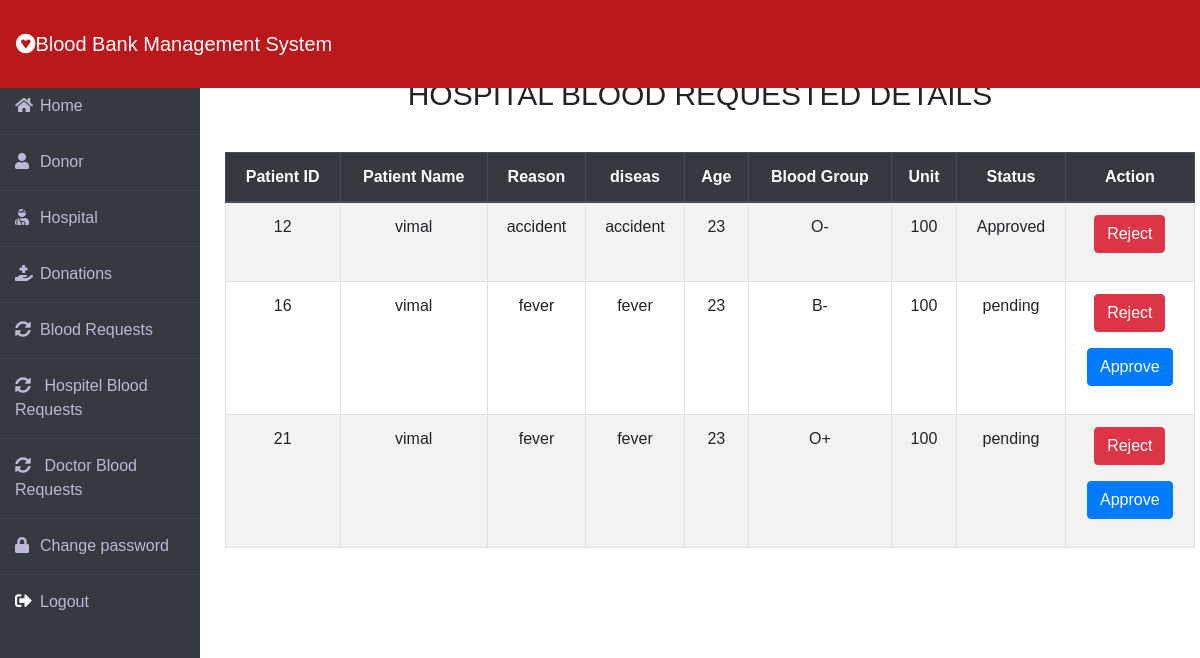
The page /Hospitalreqestdetails.php (signed in) on the database its author committed.
### tables this page shows
CREATE TABLE `patient` (
  `paitent_id` int(25) NOT NULL,
  `Hospital_id` int(100) NOT NULL,
  `paitent_name` varchar(50) NOT NULL,
  `paitent_reasion` varchar(50) NOT NULL,
  `paitent_diseas` varchar(50) NOT NULL,
  `paitent_age` int(50) NOT NULL,
  `paitent_blood` varchar(25) NOT NULL,
  `paitent_unit` varchar(25) NOT NULL,
  `status` int(11) NOT NULL
);

### Hospitalreqestdetails.php (the view, shortened to what this page needs)
<?php
include "Database.php";
?>
<!DOCTYPE html>
<html lang="en">
<head>
    <link rel="stylesheet" href="requestdetail.css">
    <link rel="stylesheet" href="https://cdn.jsdelivr.net/npm/bootstrap@4.6.2/dist/css/bootstrap.min.css"
>
    <link rel="stylesheet" href="https://cdn.jsdelivr.net/npm/bootstrap@4.6.2/dist/css/bootstrap.min.css"
>
    <link rel="stylesheet" href="https://cdnjs.cloudflare.com/ajax/libs/font-awesome/5.14.0/css/all.css">
</head>
<body>
        <?php
         include "Adminnavbar.php";
         ?>
    <br><br>
    <?php
         include "Adminsidenavbar.php";
         ?>
        <div class="main_content">
            <div class="container">
                <h4>HOSPITAL BLOOD REQUESTED DETAILS</h4>
                <table class="table-responsive-lg">
                    <table class=" table table-hover table-bordered table-striped table-hover text-center">
                        <thead class="thead-dark">
                            <th scope="col">Patient ID</th>
                            <th scope="col">Patient Name</th>
                            <th scope="col">Reason</th>
                            <th scope="col">diseas</th>
                            <th scope="col">Age</th>
                            <th scope="col">Blood Group</th>
                            <th scope="col">Unit</th>
                            <th scope="col">Status</th>
                            <th class="text-ceneter">Action</th>
                        </thead>
                        <tbody>
                        <?php
                            $sql = "SELECT * FROM `patient`";
                            $res = $conn->query($sql);
                            if($res->num_rows > 0)
                            {
                                foreach($res as $patient)
                                {
                                    ?>
                                    <tr>
                                         <td><?=   $patient['paitent_id'];?></td>
                                         <td><?=  $patient['paitent_name'];?></td>
                                         <td><?=  $patient['paitent_reasion'];?></td>
                                         <td><?= $patient['paitent_diseas'];?></td>
                                         <td><?= $patient['paitent_age'];?></td>
                                         <td><?=  $patient['paitent_blood'];?></td>
                                         <td><?=  $patient['paitent_unit'];?></td>
                                            <?php
                                            if( $patient['status']==1)
                                            {
                                                echo' <td>Approved</td>';
                                                echo'<td><p> <a class="btn btn-danger" href="Hdeactivate.php?paitent_id='.$patient['paitent_id'].'&status=0">Reject</a></p></td>';
                                            }
                                            elseif($patient['status']==0)
                                            {
                                                echo'<td>pending</td>';
                                                echo'<td><p> <a class="btn btn-danger" href="Hdeactivate.php?paitent_id='.$patient['paitent_id'].'&status=0">Reject</a></p>';
                                                echo'<p> <a class="btn btn-primary" href="Hactivate.php?paitent_id='.$patient['paitent_id'].'&status=1">Approve</a></p></td>';
                                            }
                                            elseif($patient['status']==2)
                                            {
                                                echo'<td>cancelled</td>
                                                <td> <p> <a class="btn btn-primary" href="Hactivate.php?paitent_id='.$patient['paitent_id'].'&status=2">Approve</a></p>
                                                </td>';
                                            }
                                            ?>
                                </tr>
                                <?php
                                }
                            }
                            else
                            {
                                echo"<h5 ><center>No Record Found <center></h5>";
                            }
                            ?>
                        </tbody>
                    </table>
            </div>
        </div>
</body>
</html>

### requestdetail.css (style rules this page uses)
* { margin: 0; padding: 0; box-sizing: border-box; list-style: none; text-decoration: none; font-family: 'Josefin Sans', sans-serif; }
.container .table { margin: 1%; padding: auto; width: 100%; }
body { background-color: #f3f5f9; }
.wrapper .main_content { width: 90%; margin-left: 200px; }
.container h4 { text-align: center; margin: 3%; font: bold; font-size: 30px; }

### rows shown on the page
patient: paitent_id "12", paitent_name "vimal", paitent_reasion "accident", paitent_diseas "accident", paitent_age "23", paitent_blood "O-", paitent_unit "100"
patient: paitent_id "16", paitent_name "vimal", paitent_reasion "fever", paitent_diseas "fever", paitent_age "23", paitent_blood "B-", paitent_unit "100"
patient: paitent_id "21", paitent_name "vimal", paitent_reasion "fever", paitent_diseas "fever", paitent_age "23", paitent_blood "O+", paitent_unit "100"
